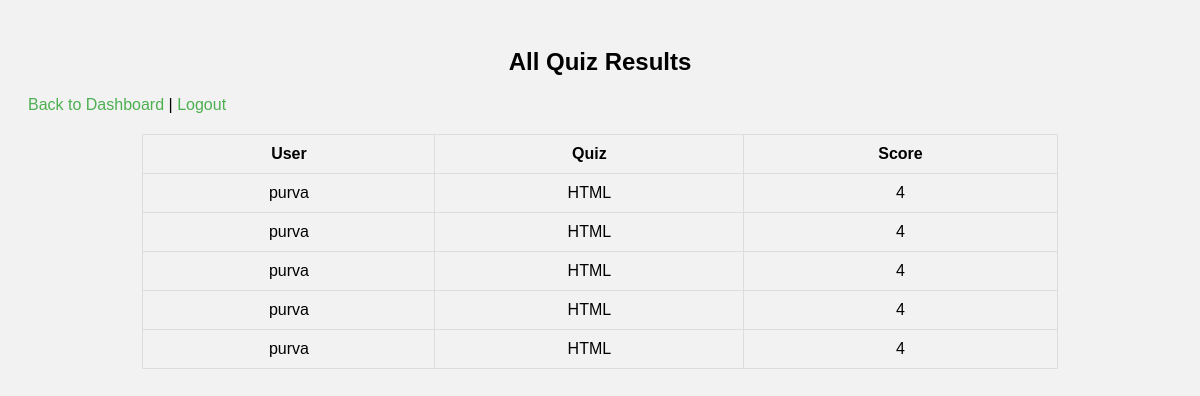
Screenshot of /admin_results (signed in) with the database file from the repository.
### tables this page shows
CREATE TABLE results (
    id INTEGER PRIMARY KEY AUTOINCREMENT,
    user_id INTEGER,
    quiz_id INTEGER,
    score INTEGER,
    FOREIGN KEY (user_id) REFERENCES users(id),
    FOREIGN KEY (quiz_id) REFERENCES quizzes(id)
);

CREATE TABLE users (
    id INTEGER PRIMARY KEY AUTOINCREMENT,
    username TEXT,
    email TEXT UNIQUE,
    password TEXT,
    role TEXT DEFAULT 'user'
);

CREATE TABLE quizzes (
    id INTEGER PRIMARY KEY AUTOINCREMENT,
    name TEXT NOT NULL
);

### app.py (the view)
@app.route('/admin_results')
def admin_results():
    if 'role' not in session or session['role'] != 'admin':
        return redirect(url_for('login'))
    db = get_db()
    results = db.execute('''
        SELECT u.username, q.name as quiz_name, r.score
        FROM results r
        JOIN users u ON r.user_id = u.id
        JOIN quizzes q ON r.quiz_id = q.id
    ''').fetchall()
    return render_template('admin_results.html', results=results)

### app.py (called while the page is built)
def get_db():
    db = getattr(g, '_database', None)
    if db is None:
        db = g._database = sqlite3.connect(DATABASE)
        db.row_factory = sqlite3.Row
    return db

@app.teardown_appcontext
def close_connection(exception):
    db = getattr(g, '_database', None)
    if db is not None:
        db.close()

### templates/admin_results.html (shortened to what this page needs)
<!DOCTYPE html>
<html>
<head>
    <link rel="stylesheet" href="/static/style.css">
</head>
<body>
<h2>All Quiz Results</h2>
<a href="/admin">Back to Dashboard</a> | <a href="/logout">Logout</a>
<table border="1" align="center">
  <tr><th>User</th><th>Quiz</th><th>Score</th></tr>
  {% for r in results %}
  <tr>
    <td>{{ r['username'] }}</td>
    <td>{{ r['quiz_name'] }}</td>
    <td>{{ r['score'] }}</td>
  </tr>
  {% endfor %}
</table>
</body>
</html>

### static/style.css (style rules this page uses)
body { font-family: Arial, sans-serif; background-color: #f2f2f2; padding: 20px; }
h2, h3 { text-align: center; }
table { width: 80%; margin: 20px auto; border-collapse: collapse; }
table, th, td { border: 1px solid #ddd; }
th, td { padding: 10px; text-align: center; }
a { text-decoration: none; color: #4CAF50; }

### rows the page displays
results: username "purva", quiz_name "HTML", score "4"
results: username "purva", quiz_name "HTML", score "4"
results: username "purva", quiz_name "HTML", score "4"
results: username "purva", quiz_name "HTML", score "4"
results: username "purva", quiz_name "HTML", score "4"
